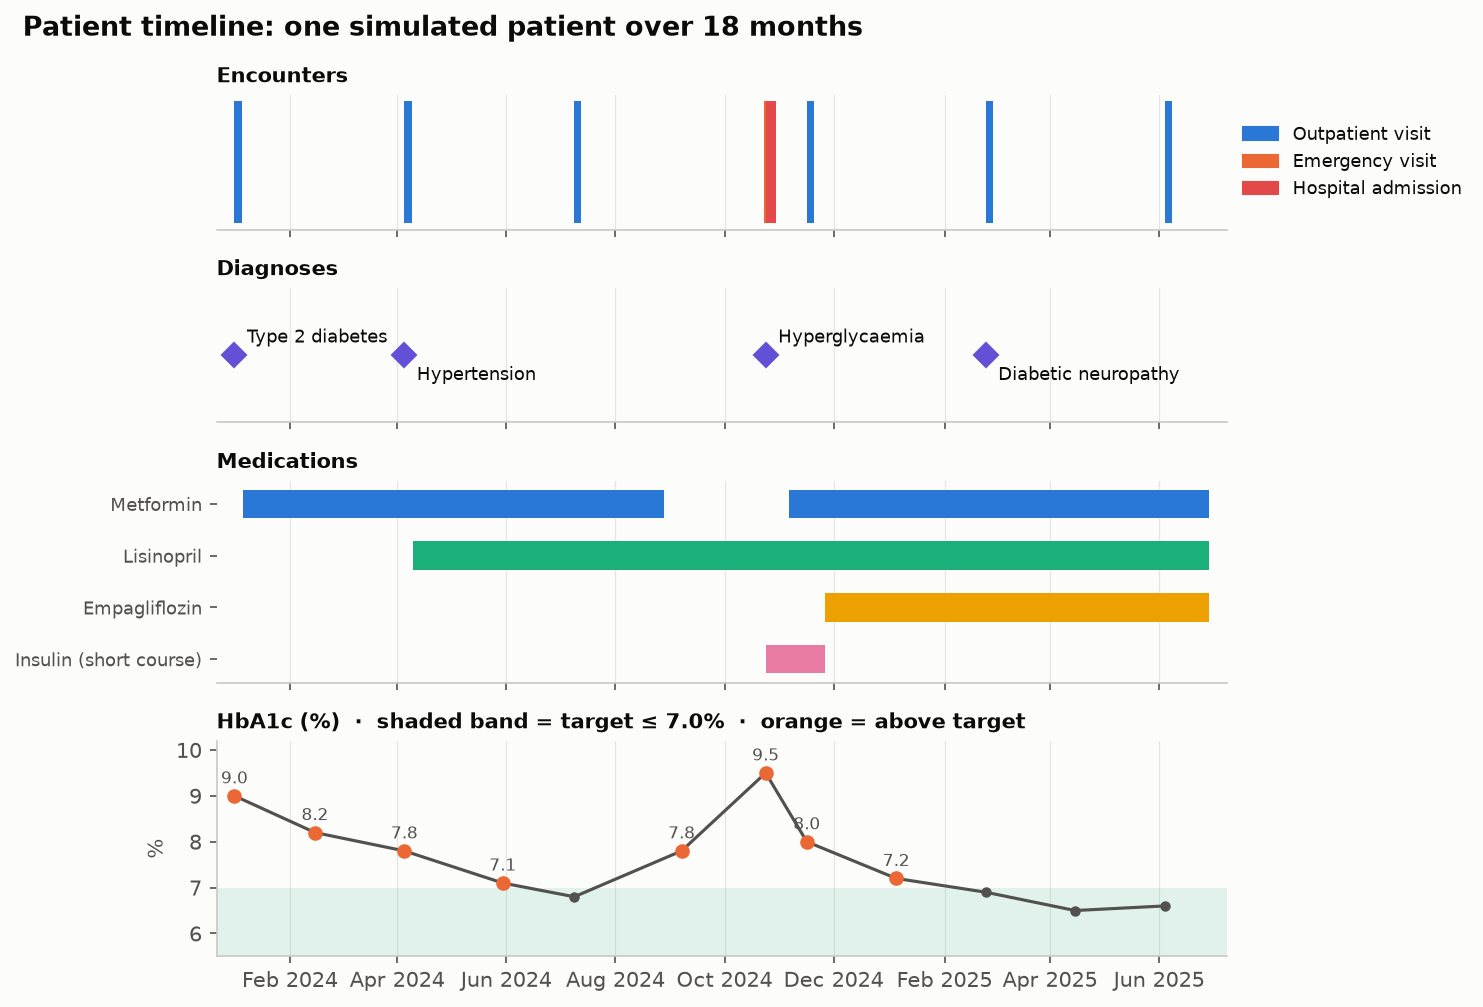

This chart was generated by the following Python code:
"""
Patient Timeline (LifeLines-style record overview)  -  family: Healthcare & life sciences

DESIGN PURPOSE
Lays out one patient's record (encounters, diagnoses, medications and a key
lab value) as parallel swimlanes on a shared time axis. Cause and effect that
a chronological list buries become visible: a drug started after a diagnosis,
a lab value that improved, an admission that followed a gap in treatment.

WHEN TO USE
  - Review a single patient's history at a glance (case review, care
    coordination, clinical teaching)
  - Show how treatments line up with diagnoses, admissions and lab trends
  - Show any entity's event history across several kinds of event (customer,
    asset, account)

AVOID WHEN
  - Comparing many patients (use a swimmer plot or lasagna plot)
  - The record has hundreds of events in a short period (aggregate or zoom
    first)
  - Exact values matter more than sequence (use a table)

ALTERNATIVES
  - Swimmer plot
  - Gantt chart
  - Lab reference-range small multiples

REFERENCE
  - Plaisant, C., Milash, B., Rose, A., Widoff, S. & Shneiderman, B. (1996).
    LifeLines: visualizing personal histories. Proceedings of the ACM CHI
    Conference on Human Factors in Computing Systems (CHI '96), 221–227.
    https://doi.org/10.1145/238386.238493

EXAMPLE
A simulated patient over 18 months: type 2 diabetes and hypertension
diagnoses, three medications started and adjusted, one hospital admission and
outpatient visits, and HbA1c measured every few months.

NOTE: Examples use simulated data. De-identify patient data before analysing
it in notebooks: executed notebooks store their outputs.

Run:  python patient_timeline.py
"""
import sys
from pathlib import Path

import numpy as np
import pandas as pd
import matplotlib.pyplot as plt

# Library style: categorical colors in fixed order, recessive axes, hairline grid.
PALETTE = ["#2a78d6", "#eb6834", "#1baf7a", "#eda100",
           "#e87ba4", "#008300", "#6250d6", "#e34948"]
SEQ_CMAP = "Blues"      # sequential: one hue, light -> dark
DIV_CMAP = "RdBu_r"     # diverging: two opposite hues, neutral midpoint
GRAY = "#b8b7b1"        # de-emphasised marks
plt.rcParams.update({
    "figure.figsize": (8, 4.8), "figure.dpi": 110, "figure.facecolor": "#fcfcfb",
    "axes.facecolor": "#fcfcfb", "axes.edgecolor": "#c9c8c3", "axes.linewidth": 0.8,
    "axes.spines.top": False, "axes.spines.right": False,
    "axes.grid": True, "grid.color": "#e6e5e1", "grid.linewidth": 0.6, "axes.axisbelow": True,
    "axes.prop_cycle": plt.cycler(color=PALETTE),
    "axes.titlesize": 13, "axes.titleweight": "bold", "axes.titlelocation": "left",
    "axes.labelcolor": "#52514e", "xtick.color": "#52514e", "ytick.color": "#52514e",
    "text.color": "#0b0b0b", "font.size": 10, "lines.linewidth": 2,
    "legend.frameon": False,
})

import matplotlib.dates as mdates

# --- Example data ------------------------------------------------------------
start = pd.Timestamp("2024-01-01")
day = lambda d: start + pd.Timedelta(days=d)
encounters = pd.DataFrame([
    ("Outpatient visit", day(0), day(1)), ("Outpatient visit", day(95), day(96)),
    ("Outpatient visit", day(190), day(191)), ("Emergency visit", day(296), day(297)),
    ("Hospital admission", day(297), day(303)), ("Outpatient visit", day(320), day(321)),
    ("Outpatient visit", day(420), day(421)), ("Outpatient visit", day(520), day(521)),
], columns=["kind", "start", "end"])
diagnoses = pd.DataFrame([
    ("Type 2 diabetes", day(0)), ("Hypertension", day(95)),
    ("Hyperglycaemia", day(297)), ("Diabetic neuropathy", day(420)),
], columns=["diagnosis", "date"])
medications = pd.DataFrame([
    ("Metformin", day(5), day(240)), ("Metformin", day(310), day(545)),
    ("Lisinopril", day(100), day(545)),
    ("Empagliflozin", day(330), day(545)),
    ("Insulin (short course)", day(297), day(330)),
], columns=["drug", "start", "end"])
rng = np.random.default_rng(400)
lab_days = [0, 45, 95, 150, 190, 250, 297, 320, 370, 420, 470, 520]
true = [9.1, 8.4, 7.6, 7.1, 6.9, 7.8, 9.4, 8.2, 7.3, 6.8, 6.6, 6.5]
hba1c = pd.DataFrame({"date": [day(d) for d in lab_days],
                      "hba1c": np.round(np.array(true) + rng.normal(0, 0.1, len(true)), 1)})
target = (4.0, 7.0)   # HbA1c target band (%)
hba1c.head()

# --- Plot --------------------------------------------------------------------
fig, axes = plt.subplots(4, 1, figsize=(10, 6.8), sharex=True, height_ratios=[1, 1, 1.5, 1.6])
ax_enc, ax_dx, ax_med, ax_lab = axes
enc_colors = {"Outpatient visit": PALETTE[0], "Emergency visit": PALETTE[1], "Hospital admission": PALETTE[7]}
for _, r in encounters.iterrows():
    width = max((r["end"] - r["start"]).days, 4)
    ax_enc.barh(0, width, left=r["start"], height=0.55, color=enc_colors[r["kind"]])
ax_enc.set_yticks([])
ax_enc.legend(handles=[plt.Rectangle((0, 0), 1, 1, color=c, label=k) for k, c in enc_colors.items()],
              loc="center left", bbox_to_anchor=(1.0, 0.5), fontsize=8.5)
ax_enc.set_title("Encounters", fontsize=10, loc="left")

for i, (_, r) in enumerate(diagnoses.iterrows()):
    ax_dx.plot(r["date"], 0, "D", color=PALETTE[6], markersize=8)
    ax_dx.annotate(r["diagnosis"], (r["date"], 0), xytext=(6, 6 if i % 2 == 0 else -12),
                   textcoords="offset points", fontsize=8.5, color="#0b0b0b")
ax_dx.set_ylim(-1, 1)
ax_dx.set_yticks([])
ax_dx.set_title("Diagnoses", fontsize=10, loc="left")

drugs = list(dict.fromkeys(medications["drug"]))
for _, r in medications.iterrows():
    k = drugs.index(r["drug"])
    ax_med.barh(k, (r["end"] - r["start"]).days, left=r["start"], height=0.55, color=PALETTE[[0, 2, 3, 4][k]])
ax_med.set_yticks(range(len(drugs)), drugs, fontsize=8.5)
ax_med.invert_yaxis()
ax_med.set_title("Medications", fontsize=10, loc="left")

ax_lab.axhspan(*target, color=PALETTE[2], alpha=0.12, linewidth=0)
ax_lab.plot(hba1c["date"], hba1c["hba1c"], "-o", color="#52514e", markersize=4, linewidth=1.5)
high = hba1c["hba1c"] > target[1]
ax_lab.plot(hba1c.loc[high, "date"], hba1c.loc[high, "hba1c"], "o", color=PALETTE[1], markersize=6)
for _, r in hba1c[high].iterrows():
    ax_lab.annotate(f"{r['hba1c']:.1f}", (r["date"], r["hba1c"]), xytext=(0, 6),
                    textcoords="offset points", ha="center", fontsize=8, color="#52514e")
ax_lab.set_ylim(5.5, 10.2)
ax_lab.set_ylabel("%")
ax_lab.set_title("HbA1c (%)  ·  shaded band = target ≤ 7.0%  ·  orange = above target", fontsize=10, loc="left")
ax_lab.xaxis.set_major_locator(mdates.MonthLocator(interval=2))
ax_lab.xaxis.set_major_formatter(mdates.DateFormatter("%b %Y"))
for ax in axes:
    ax.grid(axis="y", visible=False)
    ax.set_xlim(day(-10), day(555))
for ax in axes[:3]:
    ax.spines["left"].set_visible(False)
fig.suptitle("Patient timeline: one simulated patient over 18 months", x=0.02, ha="left",
             fontsize=13, fontweight="bold")
fig.tight_layout()

# --- Save / show -------------------------------------------------------------
out = Path(__file__).with_name(Path(__file__).stem + ".png")
fig.savefig(out, dpi=150, bbox_inches="tight")
print(f"saved {out}")
if "--no-show" not in sys.argv:
    plt.show()
